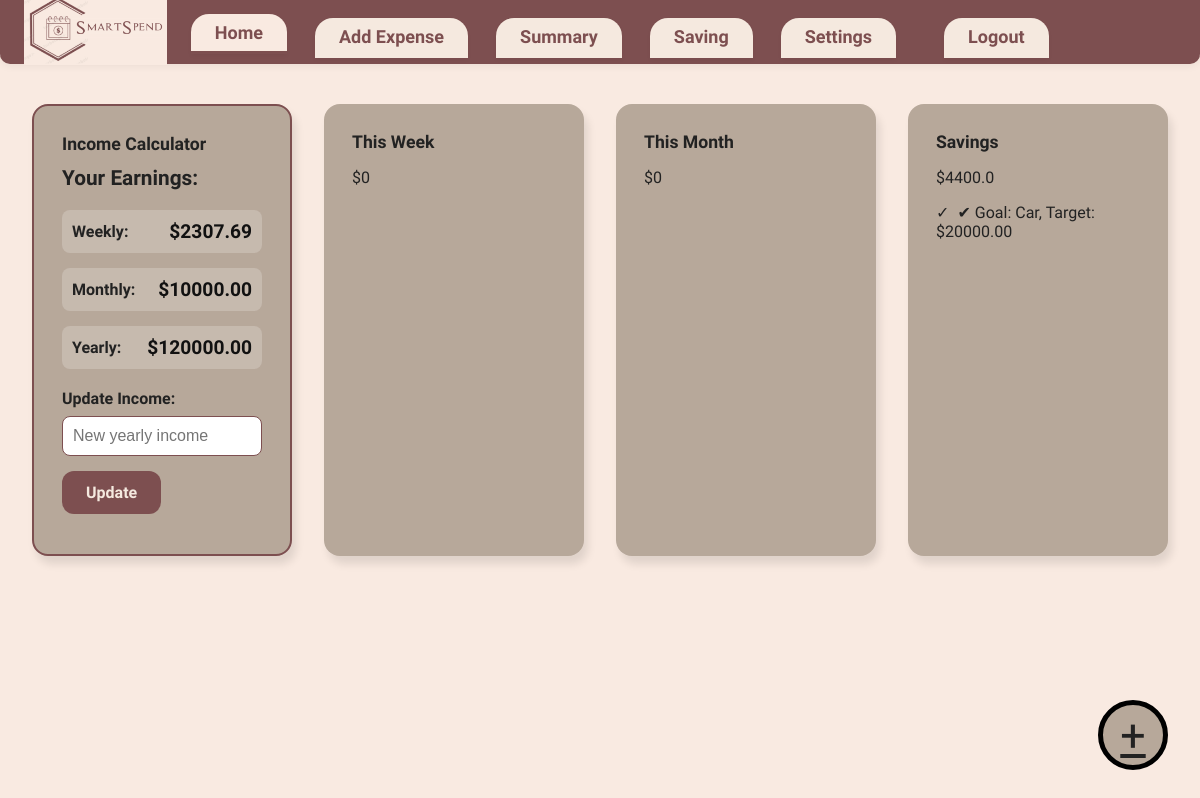
The app's page /home, older data.
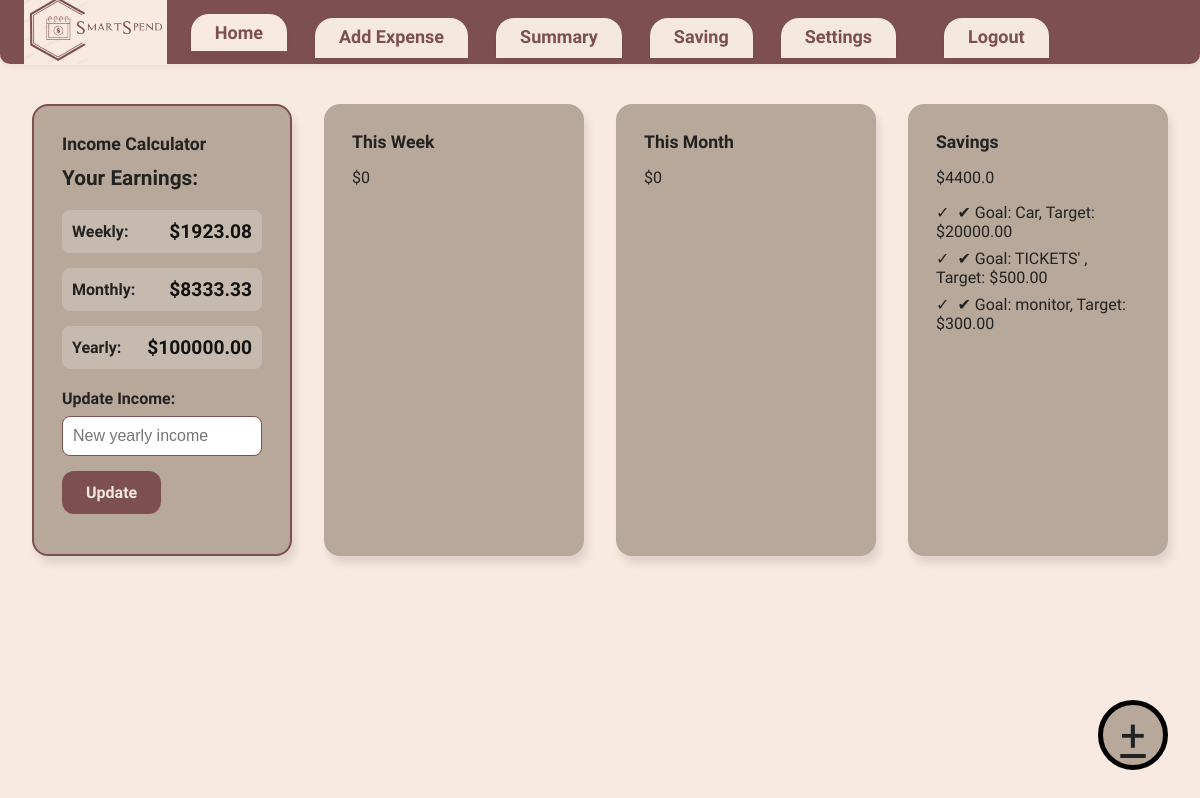
The same page, newer data.
### tables this page shows
CREATE TABLE Income (
                        id INTEGER PRIMARY KEY AUTOINCREMENT,
                        yearly REAL,
                        monthly REAL,
                        weekly REAL
                    );

CREATE TABLE Goals (
                        id INTEGER PRIMARY KEY AUTOINCREMENT,
                        name TEXT,
                        target_amount REAL,
                        is_active BOOLEAN,
                        created_at TEXT,
                        updated_at TEXT
                    );

### app.py (the view)
@app.route('/home')
def home():
    with db_manager.connect() as conn:
        c = conn.cursor()
        c.execute('SELECT yearly FROM Income ORDER BY id DESC LIMIT 1')
        result = c.fetchone()
        yearly = result[0] if result else None
        monthly = round(yearly / 12, 2) if yearly else None
        weekly = round(yearly / 52, 2) if yearly else None
        c.execute('''
            SELECT 'week' as period, SUM(amount) as total
            FROM Expenses
            WHERE date >= date("now", "-7 day") AND category != "saving"
            UNION ALL
            SELECT 'month' as period, SUM(amount) as total
            FROM Expenses
            WHERE strftime("%Y-%m", date) = strftime("%Y-%m", "now") AND category != "saving"
        ''')
        period_totals = c.fetchall()
        total_week = period_totals[0][1] or 0 if len(period_totals) > 0 else 0
        total_month = period_totals[1][1] or 0 if len(period_totals) > 1 else 0
        c.execute('SELECT SUM(amount) FROM Expenses WHERE category = "saving"')
        total_saved = c.fetchone()[0] or 0
        c.execute('''
            SELECT 'week' as period, category, SUM(amount) as total
            FROM Expenses
            WHERE date >= date("now", "-7 day") AND category != "saving"
            GROUP BY category
            UNION ALL
            SELECT 'month' as period, category, SUM(amount) as total
            FROM Expenses
            WHERE strftime("%Y-%m", date) = strftime("%Y-%m", "now") AND category != "saving"
            GROUP BY category
        ''')
        all_category_summaries = c.fetchall()
        week_category_summary = [(cat, total) for period, cat, total in all_category_summaries if period == 'week']
        month_category_summary = [(cat, total) for period, cat, total in all_category_summaries if period == 'month']
        c.execute('SELECT name, target_amount FROM Goals WHERE is_active = 1 LIMIT 1')
        active_goal = c.fetchone()
        active_goal_name = active_goal[0] if active_goal else None
        active_goal_target = active_goal[1] if active_goal else None
        c.execute('SELECT name, target_amount FROM Goals')
        all_goals = c.fetchall()
    return render_template('home.html', yearly=yearly, monthly=monthly, weekly=weekly,
                           total_week=total_week, total_month=total_month, total_saved=total_saved,
                           week_category_summary=week_category_summary,
                           month_category_summary=month_category_summary,
                           active_goal_name=active_goal_name,
                           active_goal_target=active_goal_target,
                           all_goals=all_goals)

### app.py (called while the page is built)
    @contextmanager
    def connect(self):
        if not hasattr(self._local, 'connection'):
            self._local.connection = sqlite3.connect(self.db_name, check_same_thread=False)
            self._local.connection.row_factory = sqlite3.Row
        try:
            yield self._local.connection
        except Exception:
            self._local.connection.rollback()
            raise
        else:
            self._local.connection.commit()

### templates/home.html (shortened to what this page needs)
<!DOCTYPE html>
<html lang="en">
<head>
  <link rel="stylesheet" href="{{ url_for('static', filename='home.css') }}">
</head>
<body>
    <header class="navbar">
        <img src="{{ url_for('static', filename='logo.png') }}" alt="SmartSpend Logo" class="nav-logo">
    <nav>
        <a href="/home" class="active">Home</a>
        <a href="/add" >Add Expense</a>
        <a href="/summary">Summary</a>
        <a href="/saving">Saving</a>
        <a href="/settings">Settings</a>
        <a href="/logout" style="float: right; margin-left: 20px;">Logout</a>
    </nav>
    </header>
    <main>
    <div class="dashboard">
      <section class="card income-calculator">
        <h2>Income Calculator</h2>
        {% if yearly %}
        <div class="income-display">
          <h3>Your Earnings:</h3>
          <div class="earnings-grid">
            <div class="earning-item">
              <span class="earning-label">Weekly:</span>
              <span class="earning-value">${{ "%.2f"|format(weekly) }}</span>
            </div>
            <div class="earning-item">
              <span class="earning-label">Monthly:</span>
              <span class="earning-value">${{ "%.2f"|format(monthly) }}</span>
            </div>
            <div class="earning-item">
              <span class="earning-label">Yearly:</span>
              <span class="earning-value">${{ "%.2f"|format(yearly) }}</span>
            </div>
          </div>
          <form action="/update-income" method="POST" style="margin-top: 20px;">
            <label for="new-income">Update Income:</label>
            <input type="number" name="income" id="new-income" placeholder="New yearly income" required>
            <button type="submit" class="save-btn">Update</button>
          </form>
        </div>
        {% else %}
        <form action="/set-income" method="POST" class="income-form">
          <label for="yearly-income">Enter Your Yearly Income:</label>
          <input type="number" name="income" id="yearly-income" placeholder="e.g., 50000" step="0.01" required>
          <button type="submit" class="save-btn">Save Income</button>
        </form>
        {% endif %}
      </section>
      <section class="card">
        <h2>This Week</h2>
        <p>${{ total_week }}</p>
      </section>
      <section class="card">
        <h2>This Month</h2>
        <p>${{ total_month }}</p>
      </section>
      <section class="card">
        <h2>Savings</h2>
        <p>${{ total_saved }}</p>
        {% if all_goals %}
        <ul class="category-summary">
            {% for goal in all_goals %}
            <li>✔ Goal: {{ goal[0] }}, Target: ${{ "%.2f"|format(goal[1]) }}</li>
            {% endfor %}
        </ul>
        {% endif %}
      </section>
    <a href="/add" class="floating-btn">+</a>
  </main>
</body>
</html>

Row changes from the older to the newer data that the page shows:
no longer on this page (row edited): Income: yearly "120000.00"
added Income: yearly "100000.00"
added Goals: name "TICKETS'", target_amount "500.00"
added Goals: name "monitor", target_amount "300.00"
Text that changed along with them:
{{ "%.2f"|format(weekly) }}: "2307.69" → "1923.08"
{{ "%.2f"|format(monthly) }}: "10000.00" → "8333.33"
